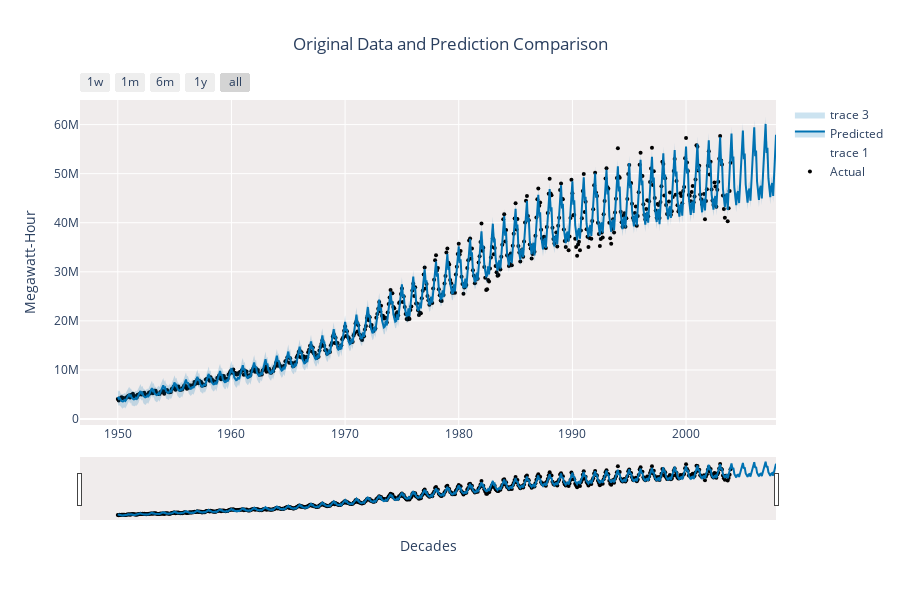

Source (notebook cell):
### Markdown cell above
<h4>Anatomy of a Prediction</h4>

Prophet has its own method to plot in order to compare the orginal data with the prediction as seen below:

### Code cell
fig = plot_plotly(model, forecast, xlabel='Decades', ylabel='Megawatt-Hour') # returns a plotly Figure object
fig.update_layout(plot_bgcolor='#F0ECEC', title_text='Original Data and Prediction Comparison', 
                    showlegend=True,title_x=0.5)
fig.show()

### Figure 1 — Plotly figure (JSON) as saved in the notebook; plotly's stock layout.template omitted (floating-point values rounded to 4 significant figures; data arrays with more than 128 entries replaced by an {"elided": "..."} marker saying what was removed)
{"data": [{"marker": {"color": "black", "size": 4}, "mode": "markers", "name": "Actual", "type": "scatter", "x": {"elided": "648 str values"}, "y": {"elided": "648 int values"}}, {"hoverinfo": "skip", "line": {"width": 0}, "mode": "lines", "type": "scatter", "x": {"elided": "696 str values"}, "y": {"elided": "696 float values"}}, {"fill": "tonexty", "fillcolor": "rgba(0, 114, 178, 0.2)", "line": {"color": "#0072B2", "width": 2}, "mode": "lines", "name": "Predicted", "type": "scatter", "x": {"elided": "696 str values"}, "y": {"elided": "696 float values"}}, {"fill": "tonexty", "fillcolor": "rgba(0, 114, 178, 0.2)", "hoverinfo": "skip", "line": {"width": 0}, "mode": "lines", "type": "scatter", "x": {"elided": "696 str values"}, "y": {"elided": "696 float values"}}], "layout": {"height": 600, "plot_bgcolor": "#F0ECEC", "showlegend": true, "title": {"text": "Original Data and Prediction Comparison", "x": 0.5}, "width": 900, "xaxis": {"rangeselector": {"buttons": [{"count": 7, "label": "1w", "step": "day", "stepmode": "backward"}, {"count": 1, "label": "1m", "step": "month", "stepmode": "backward"}, {"count": 6, "label": "6m", "step": "month", "stepmode": "backward"}, {"count": 1, "label": "1y", "step": "year", "stepmode": "backward"}, {"step": "all"}]}, "rangeslider": {"visible": true}, "title": {"text": "Decades"}, "type": "date"}, "yaxis": {"title": {"text": "Megawatt-Hour"}}}}
